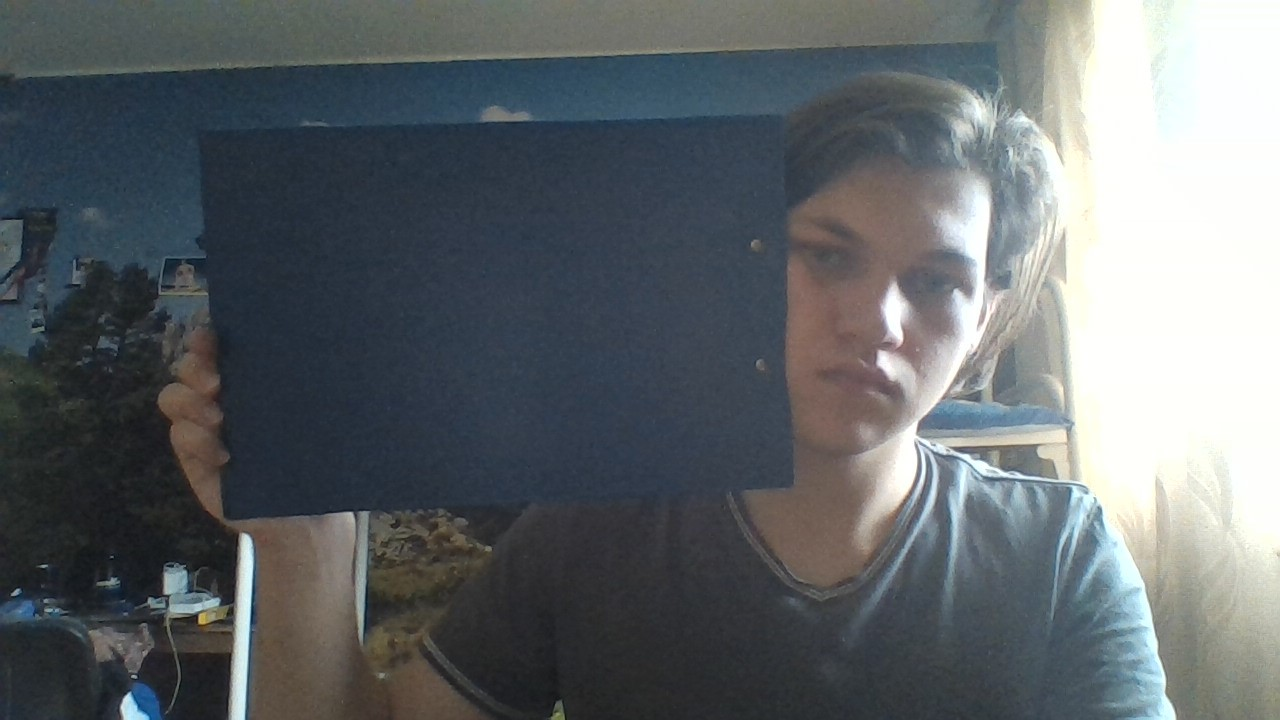
#> input picture Week 2/obj_to_track.jpg, 1280 x 720 px, given in place of v3.jpg, which was not available
$ python camshift_obj_tracking.py
#> lines starting #> are read from the running program, lines starting #| are printed output that depends on the picture; after the words box and inside, x2 and y2 are one past the last pixel; in counts of white or black regions, pixels touching at a corner belong together; pictures that were not available may be replaced by others from this repository, and a replacement may not be noted
import cv2 as cv
import numpy as np

capture = cv.VideoCapture(0)

r, c, w, h =  130, 230, 550, 360
track_wdw = (c, r, w, h)

rect = cv.imread('v3.jpg')
#> rect is the input picture: shape (720, 1280, 3); mean B, G, R 106.2, 102.8, 97.2
rect = cv.GaussianBlur(rect, (5, 5), 0)

roi = rect[r:r+h, c:c+w]
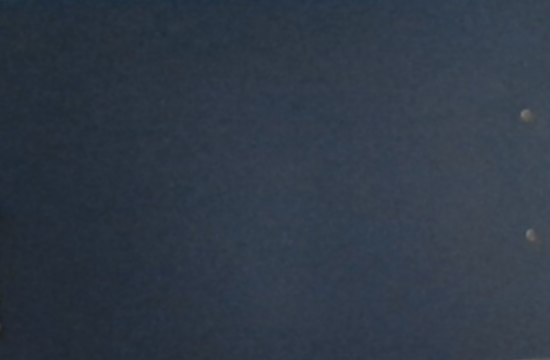
#> roi: shape (360, 550, 3); mean B, G, R 70.6, 57.7, 47.7
hsv_roi = cv.cvtColor(roi, cv.COLOR_BGR2HSV)
#> hsv_roi: shape (360, 550, 3); mean H, S, V 106.9, 83.8, 70.6
mask = cv.inRange(hsv_roi, np.array((70., 60., 32.)), np.array((110., 255., 255.)))
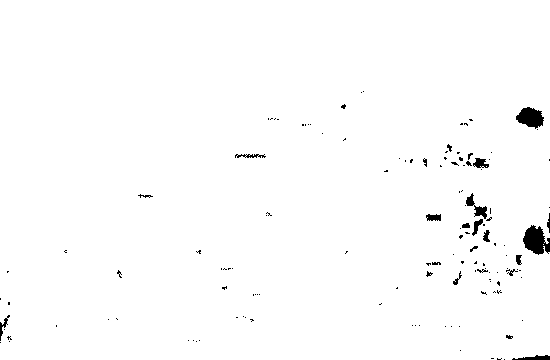
#> mask: shape (360, 550); 98.7% white; 135 black regions (112 under 20 px), largest, box (x1, y1, x2, y2) and area: (523, 225, 550, 255) 527, (516, 107, 544, 129) 407, (466, 193, 487, 219) 186
roi_hist = cv.calcHist([hsv_roi], [0], mask, [180], [0, 180])
#> roi_hist = 180 values, max 81494 at index 106, min 0 at index 0, mean 1086.1
cv.normalize(roi_hist, roi_hist, 0, 255, cv.NORM_MINMAX)

term_crit = (cv.TERM_CRITERIA_EPS | cv.TERM_CRITERIA_COUNT, 10, 1)


# analyzing hsv palette to extract the most frequecy values

# unique, count = np.unique(hsv_roi, return_counts=True)
# for i in range(len(unique)):
#     print(f'{unique[i]}: {count[i]}, ')

# setting mouse callback on the image
def click(event, x, y, flags, param):
    if event == cv.EVENT_LBUTTONDOWN:
        print(f'x: {x}, y: {y}')

# cv.namedWindow('rect')
# cv.setMouseCallback('rect', click)


while(True):
    # capture.read() function returns a bool variable, i.e. is frame read correctly
    _, frame = capture.read()

    frame = cv.GaussianBlur(frame, (5, 5), 0)
    frame_hsv = cv.cvtColor(frame, cv.COLOR_BGR2HSV)
#> frame_hsv: shape (720, 1280, 3); mean H, S, V 80.1, 50.2, 110.3
    proj = cv.calcBackProject([frame_hsv], [0], roi_hist, [0, 180], scale=1)
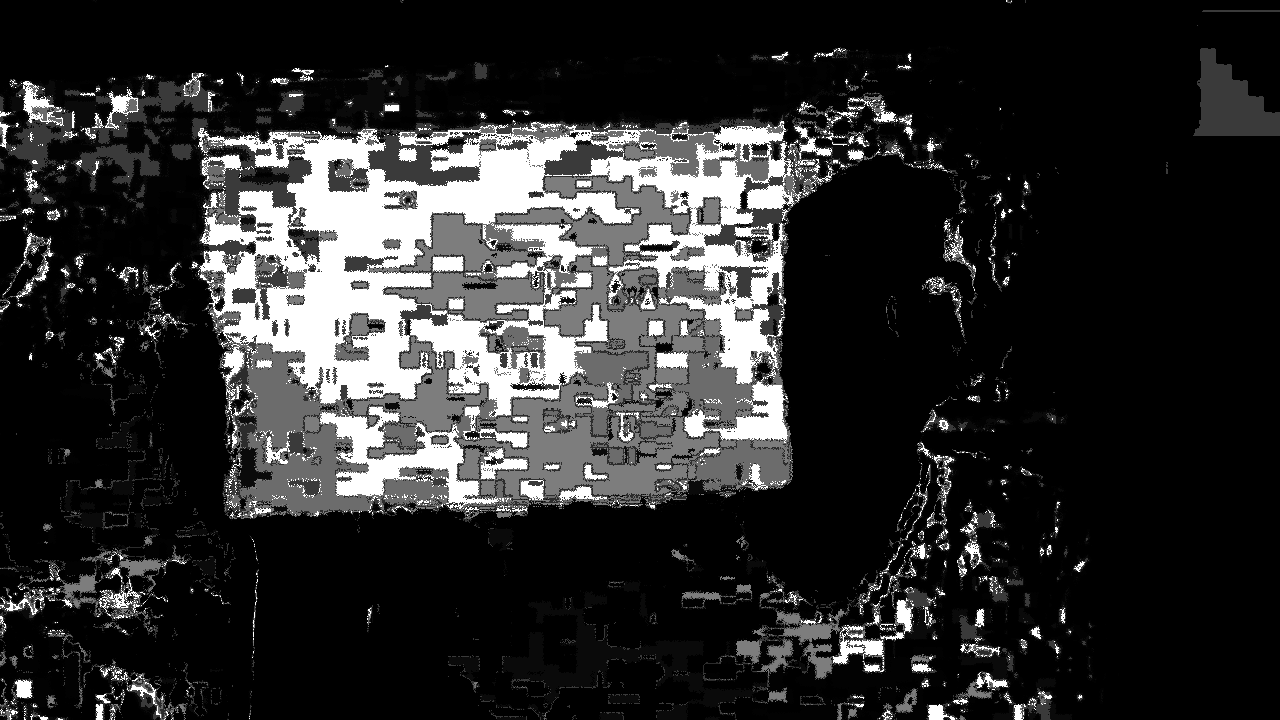
#> proj: shape (720, 1280); min 0, max 255, mean 44.3

    ret, track_window = cv.CamShift(proj, (c, r, w, h), term_crit)
#> ret = ((484, 293.5), (395, 627.9), 90.39); track_window = (169, 95, 630, 397)

    pts = cv.boxPoints(ret)
#> pts = [[171.4, 93.88], [799.3, 98.14], [796.6, 493.1], [168.7, 488.9]]
    pts = np.int0(pts)
#> pts = [[171, 93], [799, 98], [796, 493], [168, 488]]
    cv.polylines(frame, [pts], True, (255, 0, 0), 2)
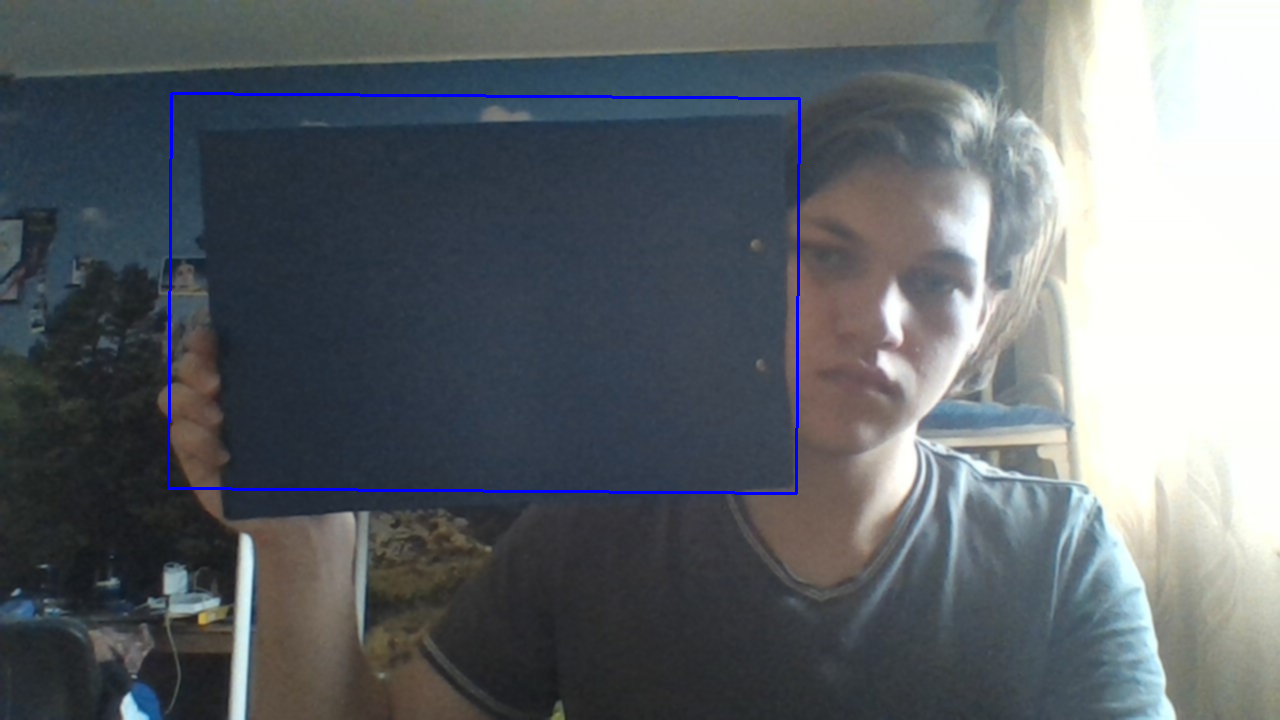
#> frame: shape (720, 1280, 3); mean B, G, R 107.4, 102.3, 96.8

    cv.imshow('Cam', frame)
    cv.imshow('Mask', proj)

    key = cv.waitKey(1)
#> (key q is pressed here)
    if key == ord('q'):
        break

capture.release()
cv.destroyAllWindows()
